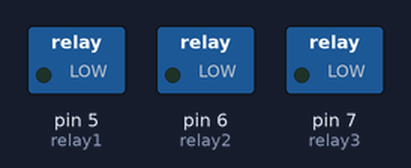
This sketch was run on a simulated Arduino Uno, built with avr-gcc and run on an emulated ATmega328P. Shown: switched loads named in the sketch (green lamp = pin HIGH).

Above: at 0.2 s.
At 1.7 s:
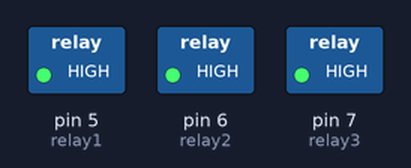
Timing chart, 0 to 3.0 s (numbered marks = the images above):
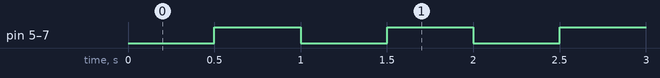

The sketch:

Relay.ino
```cpp
#define relay1 5
#define relay2 6
#define relay3 7

void setup() {
  pinMode (relay1, OUTPUT);
  pinMode (relay2, OUTPUT);
  pinMode (relay3, OUTPUT);

  digitalWrite (relay1, HIGH);
  digitalWrite (relay2, HIGH);
  digitalWrite (relay3, HIGH);

}

void loop() {
  digitalWrite (relay1, LOW);
  digitalWrite (relay2, LOW);
  digitalWrite (relay3, LOW);
  delay(500);

  digitalWrite (relay1, HIGH);
  digitalWrite (relay2, HIGH);
  digitalWrite (relay3, HIGH);
  delay(500);
}
```

Measured:
- by itself, pin 5 (relay1), pin 6 (relay2), pin 7 (relay3): alternates HIGH for 0.50 s and LOW for 0.50 s
